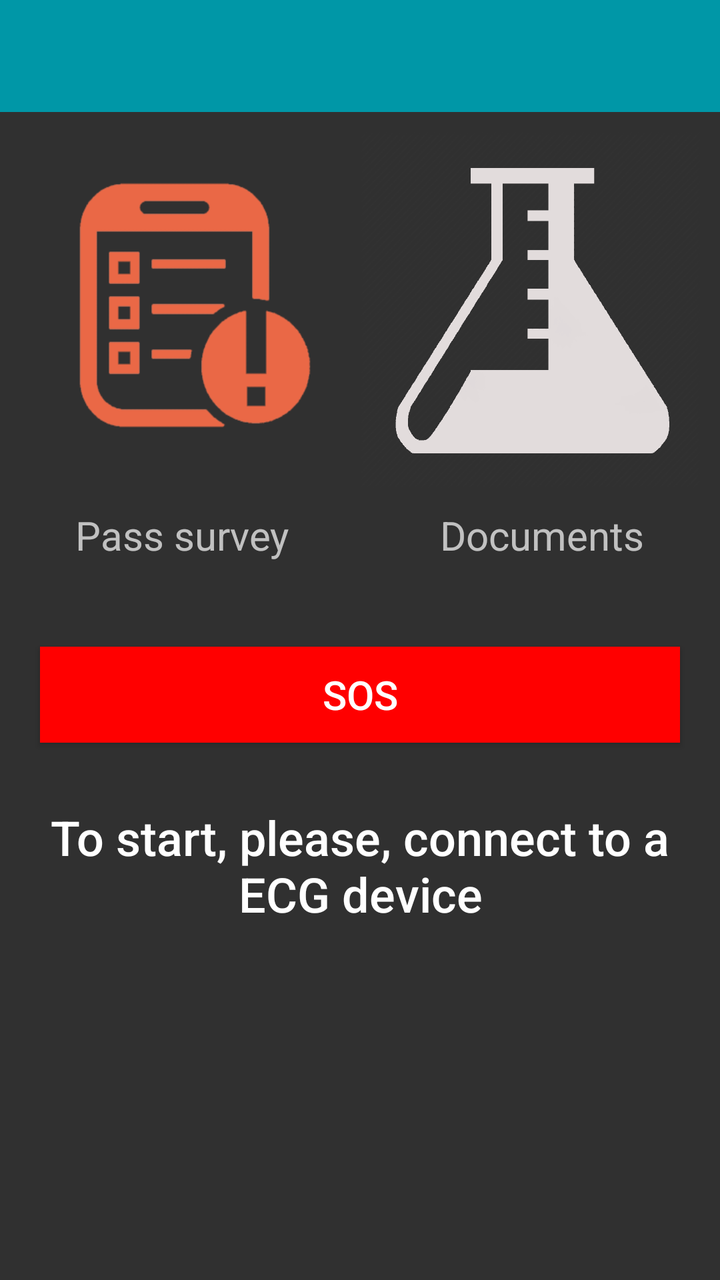
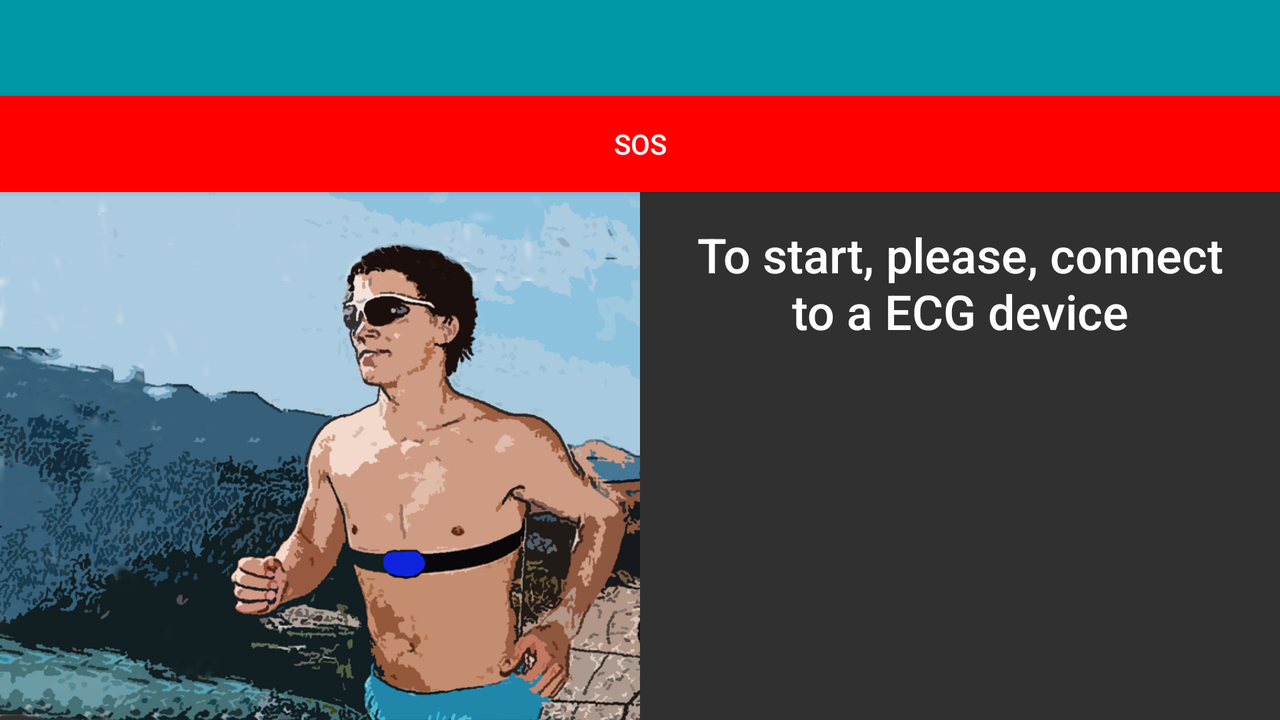

Compare how this app lays out the same screen by default and in its alternative resource folder. The renders come first, then the two layout files and the values they reference.
<!-- AndroidManifest.xml: application theme AppBaseTheme -->
<!-- res/layout/main.xml -->
<LinearLayout xmlns:android="http://schemas.android.com/apk/res/android"
    xmlns:app="http://schemas.android.com/apk/res-auto"
    xmlns:tools="http://schemas.android.com/tools"
    android:id="@+id/drawer_layout"
    android:layout_width="wrap_content"
    android:layout_height="fill_parent"
    tools:context="MainActivity"
    android:orientation="vertical">

    <android.support.v7.widget.Toolbar
        android:id="@+id/main_activity_toolbar"
        android:layout_height="wrap_content"
        android:layout_width="match_parent"
        android:minHeight="?attr/actionBarSize"
        android:background="?attr/colorPrimary" />

    <LinearLayout
        android:orientation="horizontal"
        android:layout_width="match_parent"
        android:padding="10dp"
        android:layout_height="198dp"
        android:weightSum="1">

        <ImageButton
            android:id="@+id/serveyButton"
            android:background="@drawable/servey"
            android:layout_weight="0.5"
            android:layout_width="wrap_content"
            android:layout_height="wrap_content" />

        <ImageButton
            android:id="@+id/docsButton"
            android:background="@drawable/labs"
            android:layout_weight="0.5"
            android:layout_width="wrap_content"
            android:layout_height="wrap_content" />

    </LinearLayout>

    <LinearLayout
        android:orientation="horizontal"
        android:layout_width="match_parent"
        android:layout_height="wrap_content"
        android:layout_weight="0.09">

        <TextView
            android:text="@string/pass_survey"
            android:layout_width="wrap_content"
            android:layout_height="wrap_content"
            android:id="@+id/textView5"
            android:layout_weight="1"
            android:textAlignment="center"
            android:textSize="20sp" />

        <TextView
            android:text="@string/documents"
            android:layout_width="wrap_content"
            android:layout_height="wrap_content"
            android:id="@+id/textView6"
            android:layout_weight="1"
            android:textAlignment="center"
            android:textSize="20sp" />
    </LinearLayout>

    <Button
        android:layout_width="match_parent"
        android:layout_height="wrap_content"
        android:text="@string/sos"
        android:textSize="20sp"
        android:id="@+id/alarmButton"
        android:background="#ff0000"
        android:layout_margin="20dp"
        android:elevation="0dp" />

    
                                          

    <LinearLayout
        android:layout_width="fill_parent"
        android:layout_height="0dp"
        android:layout_weight="1"
        android:orientation="vertical"
        android:gravity="center" > 


        <TextView
            android:layout_width="fill_parent"
            android:layout_height="0dp"
            android:layout_weight="0.5"
            android:textAppearance="@android:style/TextAppearance.DeviceDefault.Medium"
            android:text="@string/start_instruction"
            android:textAlignment="center"
            android:textSize="24sp"
            android:textColor="#fff"
            android:gravity="center" /> 

        <ListView
            android:id="@+id/ConnectListView"
            android:layout_width="fill_parent"
            android:layout_height="0dp"
            android:layout_weight="1"
            android:padding="16dp"
            android:textAlignment="center" />

    </LinearLayout>

</LinearLayout>
<!-- resources referenced by this layout -->
<resources>
  <!-- drawable labs: png bitmap (drawable, 35593 bytes) -->
  <!-- drawable servey: png bitmap (drawable, 6059 bytes) -->
  <string name="documents">Documents</string>
  <string name="pass_survey">Pass survey</string>
  <string name="sos">SOS</string>
  <string name="start_instruction">To start, please, connect to a ECG device</string>
  <style name="AppBaseTheme" parent="Theme.AppCompat.NoActionBar">
  
          <item name="colorPrimary">@color/cardiacare_color_primary</item>
          <item name="colorPrimaryDark">@color/cardiacare_color_primary_darker</item>
          <item name="colorAccent">@color/cardiacare_color_accent</item>
  
      </style>
  <color name="cardiacare_color_primary">#0097A7</color>
  <color name="cardiacare_color_primary_darker">#0097A7</color>
  <color name="cardiacare_color_accent">#6b7770</color>
</resources>
<!-- res/layout-land/main.xml (the repository's variant of the layout above) -->
<!-- drawn on the phone turned sideways -->
<LinearLayout xmlns:android="http://schemas.android.com/apk/res/android"
    xmlns:tools="http://schemas.android.com/tools"
    android:id="@+id/drawer_layout"
    android:layout_width="match_parent"
    android:layout_height="match_parent"
    tools:context="ru.cardiacare.cardiacare.MainActivity"
    android:orientation="vertical">

    <android.support.v7.widget.Toolbar
        android:id="@+id/main_activity_toolbar"
        android:layout_height="wrap_content"
        android:layout_width="match_parent"
        android:minHeight="?attr/actionBarSize"
        android:background="?attr/colorPrimary" />  

    <Button
        android:layout_width="match_parent"
        android:layout_height="wrap_content"
        android:text="SOS"
        android:id="@+id/alarmButton"
        android:background="#ff0000" />

    <LinearLayout
        android:layout_width="fill_parent"
        android:layout_height="fill_parent">

        <ImageView
            android:id="@+id/imageView1"
            android:layout_width="0dp"
            android:layout_height="fill_parent"
            android:layout_weight="1"
            android:layout_gravity="center_vertical"
            android:scaleType="centerCrop"
            android:src="@drawable/bg"
            android:contentDescription="@string/content_description" /> 
                                                                        

        <LinearLayout
            android:layout_width="0dp"
            android:layout_height="wrap_content"
            android:layout_weight="1"
            android:orientation="vertical"
            android:gravity="center">    

            <TextView
                android:layout_width="fill_parent"
                android:layout_height="wrap_content"
                android:textAppearance="@android:style/TextAppearance.DeviceDefault.Medium"
                android:padding="15dp"
                android:text="@string/start_instruction"
                android:textAlignment="center"
                android:textSize="24sp"
                android:textColor="#fff"
                android:gravity="center_horizontal" />  

            <ListView
                android:id="@+id/ConnectListView"
                android:padding="16dp"
                android:layout_width="match_parent"
                android:layout_height="wrap_content"
                android:textAlignment="center" />

        </LinearLayout>

    </LinearLayout>

</LinearLayout>
<!-- resources referenced by the variant -->
<!-- as the phone turned sideways resolves them -->
<resources>
  <!-- drawable bg: png bitmap (drawable-hdpi, 212574 bytes) -->
  <string name="content_description">Picture</string>
  <string name="start_instruction">To start, please, connect to a ECG device</string>
  <style name="AppBaseTheme" parent="Theme.AppCompat.NoActionBar">
  
          <item name="colorPrimary">@color/cardiacare_color_primary</item>
          <item name="colorPrimaryDark">@color/cardiacare_color_primary_darker</item>
          <item name="colorAccent">@color/cardiacare_color_accent</item>
  
      </style>
  <color name="cardiacare_color_primary">#0097A7</color>
  <color name="cardiacare_color_primary_darker">#0097A7</color>
  <color name="cardiacare_color_accent">#6b7770</color>
</resources>
